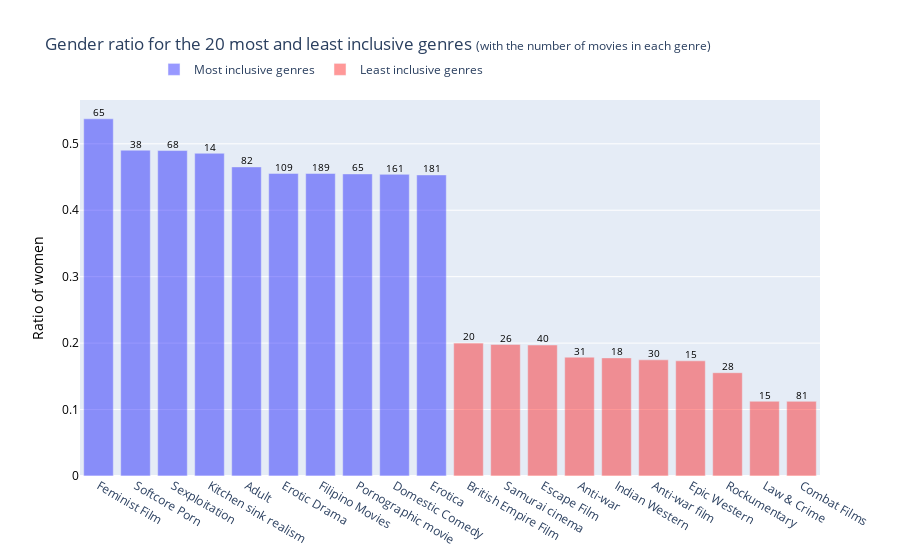

Notebook code for this chart:
### Code cell
#analysing the inclusivness of each genre

fig = go.Figure()
fig.add_trace(
    go.Bar(
        x=list(genres_ratio.keys())[:10],
        y=values[:10],
        marker_color="blue",
        opacity=0.4,
        name="Most inclusive genres",
    )
)

fig.add_trace(
    go.Bar(
        x=list(genres_ratio.keys())[len(values)-10:],
        y=values[len(values)-10:],
        marker_color="red",
        opacity=0.4,
        name="Least inclusive genres",
    )
)

fig.update_layout(
    title="Gender ratio for the 20 most and least inclusive genres <span style='font-size: 12px;'>(with the number of movies in each genre)</span>",
    yaxis=dict(title="Ratio of women", titlefont=dict(color="black"), tickfont=dict(color="black")),
    legend=dict(x=0.1, y=1.12, orientation="h"),
)


for i, genre in enumerate(list(genres_ratio.keys())[:10]):
    fig.add_annotation(
        x=genre,
        y=values[i]+0.01,
        text=str(movies_count[i]),
        showarrow=False,
        font=dict(color="black", size=10)
    )
for i, genre in enumerate(list(genres_ratio.keys())[len(values)-10:]):
    fig.add_annotation(
        x=genre,
        y=values[len(values)-10:][i]+0.01,
        text=str(movies_count[len(values)-10:][i]),
        showarrow=False,
        font=dict(color="black", size=10)
    )
fig.show("svg")
#fig.write_html(data_folder + "top_genres.html")

### Figure 1 — Plotly figure (JSON) as saved in the notebook; plotly's stock layout.template omitted (floating-point values rounded to 4 significant figures)
{"data": [{"marker": {"color": "blue"}, "name": "Most inclusive genres", "opacity": 0.4, "type": "bar", "x": ["Feminist Film", "Softcore Porn", "Sexploitation", "Kitchen sink realism", "Adult", "Erotic Drama", "Filipino Movies", "Pornographic movie", "Domestic Comedy", "Erotica"], "y": [0.5376, 0.4904, 0.4898, 0.4857, 0.4653, 0.4554, 0.4553, 0.4547, 0.454, 0.4531]}, {"marker": {"color": "red"}, "name": "Least inclusive genres", "opacity": 0.4, "type": "bar", "x": ["British Empire Film", "Samurai cinema", "Escape Film", "Anti-war", "Indian Western", "Anti-war film", "Epic Western", "Rockumentary", "Law & Crime", "Combat Films"], "y": [0.2, 0.1981, 0.1971, 0.1789, 0.1778, 0.1748, 0.1733, 0.1554, 0.1125, 0.1123]}], "layout": {"annotations": [{"font": {"color": "black", "size": 10}, "showarrow": false, "text": "65", "x": "Feminist Film", "y": 0.5476}, {"font": {"color": "black", "size": 10}, "showarrow": false, "text": "38", "x": "Softcore Porn", "y": 0.5004}, {"font": {"color": "black", "size": 10}, "showarrow": false, "text": "68", "x": "Sexploitation", "y": 0.4998}, {"font": {"color": "black", "size": 10}, "showarrow": false, "text": "14", "x": "Kitchen sink realism", "y": 0.4957}, {"font": {"color": "black", "size": 10}, "showarrow": false, "text": "82", "x": "Adult", "y": 0.4753}, {"font": {"color": "black", "size": 10}, "showarrow": false, "text": "109", "x": "Erotic Drama", "y": 0.4654}, {"font": {"color": "black", "size": 10}, "showarrow": false, "text": "189", "x": "Filipino Movies", "y": 0.4653}, {"font": {"color": "black", "size": 10}, "showarrow": false, "text": "65", "x": "Pornographic movie", "y": 0.4647}, {"font": {"color": "black", "size": 10}, "showarrow": false, "text": "161", "x": "Domestic Comedy", "y": 0.464}, {"font": {"color": "black", "size": 10}, "showarrow": false, "text": "181", "x": "Erotica", "y": 0.4631}, {"font": {"color": "black", "size": 10}, "showarrow": false, "text": "20", "x": "British Empire Film", "y": 0.21}, {"font": {"color": "black", "size": 10}, "showarrow": false, "text": "26", "x": "Samurai cinema", "y": 0.2081}, {"font": {"color": "black", "size": 10}, "showarrow": false, "text": "40", "x": "Escape Film", "y": 0.2071}, {"font": {"color": "black", "size": 10}, "showarrow": false, "text": "31", "x": "Anti-war", "y": 0.1889}, {"font": {"color": "black", "size": 10}, "showarrow": false, "text": "18", "x": "Indian Western", "y": 0.1878}, {"font": {"color": "black", "size": 10}, "showarrow": false, "text": "30", "x": "Anti-war film", "y": 0.1848}, {"font": {"color": "black", "size": 10}, "showarrow": false, "text": "15", "x": "Epic Western", "y": 0.1833}, {"font": {"color": "black", "size": 10}, "showarrow": false, "text": "28", "x": "Rockumentary", "y": 0.1654}, {"font": {"color": "black", "size": 10}, "showarrow": false, "text": "15", "x": "Law & Crime", "y": 0.1225}, {"font": {"color": "black", "size": 10}, "showarrow": false, "text": "81", "x": "Combat Films", "y": 0.1223}], "legend": {"orientation": "h", "x": 0.1, "y": 1.12}, "title": {"text": "Gender ratio for the 20 most and least inclusive genres <span style='font-size: 12px;'>(with the number of movies in each genre)</span>"}, "yaxis": {"tickfont": {"color": "black"}, "title": {"font": {"color": "black"}, "text": "Ratio of women"}}}}
